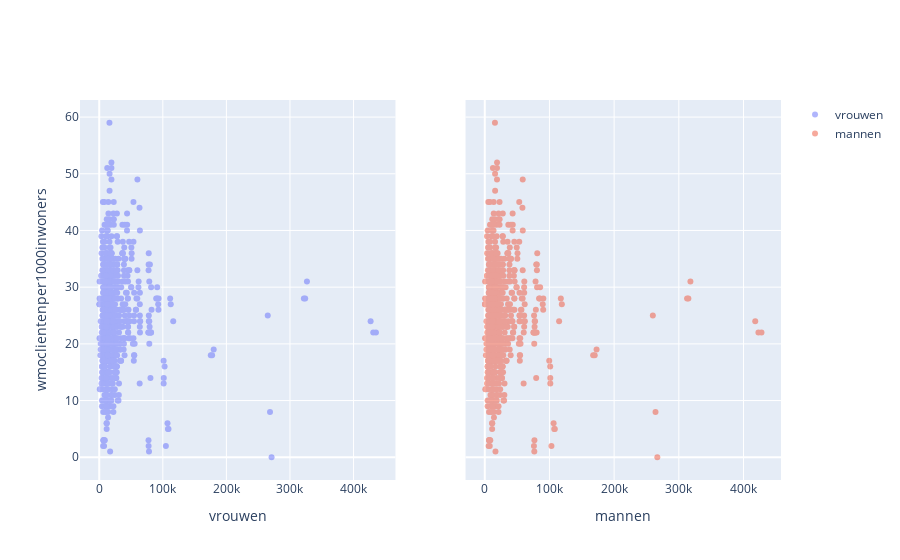

Notebook code for this chart:
### Code cell
# xlist=['k0tot15jaar', 'k15tot25jaar', 'k25tot45jaar', 'k45tot65jaar', 'k65jaarofouder']
xlist=['vrouwen', 'mannen']
# xlist = ['leeftijd_mix_sum', 'leeftijd_mix_avg']
y = 'wmoclientenper1000inwoners'
subplot_scatter(df=df, xlist=xlist, y=y, opacity=0.5, height=500, width=500, title_text="Test", show=True, save=False)

### Figure 1 — Plotly figure (JSON) as saved in the notebook; plotly's stock layout.template omitted (floating-point values rounded to 4 significant figures; data arrays with more than 128 entries replaced by an {"elided": "..."} marker saying what was removed)
{"data": [{"mode": "markers", "name": "vrouwen", "opacity": 0.5, "type": "scatter", "x": {"elided": "936 int values"}, "xaxis": "x", "y": {"elided": "936 int values"}, "yaxis": "y"}, {"mode": "markers", "name": "mannen", "opacity": 0.5, "type": "scatter", "x": {"elided": "936 int values"}, "xaxis": "x2", "y": {"elided": "936 int values"}, "yaxis": "y2"}], "layout": {"xaxis": {"anchor": "y", "domain": [0, 0.45], "title": {"text": "vrouwen"}}, "xaxis2": {"anchor": "y2", "domain": [0.55, 1], "title": {"text": "mannen"}}, "yaxis": {"anchor": "x", "domain": [0, 1], "title": {"text": "wmoclientenper1000inwoners"}}, "yaxis2": {"anchor": "x2", "domain": [0, 1], "matches": "y", "showticklabels": false}}}
